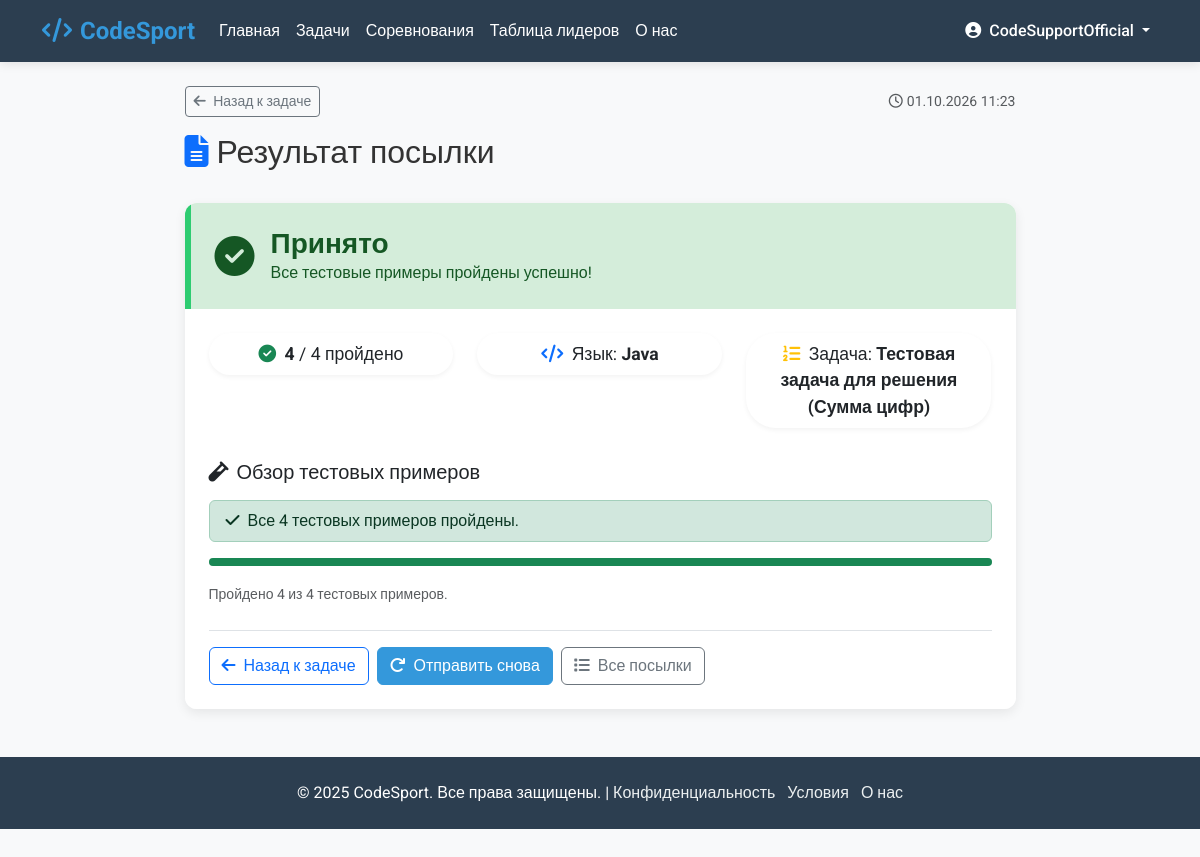
The page /submission/17/ (signed in) on the database its author committed.
### LearnApp/models.py (models this page shows, shortened)
class Submission(models.Model):
    VERDICT_CHOICES = [
        ('accepted', 'Accepted'),
        ('wrong_answer', 'Wrong Answer'),
        ('time_limit_exceeded', 'Time Limit Exceeded'),
        ('runtime_error', 'Runtime Error'),
        ('compilation_error', 'Compilation Error'),
    ]
    LANGUAGE_CHOICES = [
        ('python', 'Python'),
        ('cpp', 'C++'),
        ('java', 'Java'),
    ]
    problem = models.ForeignKey(Problem, on_delete=models.CASCADE)
    user = models.ForeignKey(User, on_delete=models.CASCADE)
    code = models.TextField()
    language = models.CharField(max_length=20, choices=LANGUAGE_CHOICES)
    verdict = models.CharField(max_length=20, choices=VERDICT_CHOICES, blank=True)
    submitted_at = models.DateTimeField(auto_now_add=True)
    execution_time = models.FloatField(null=True, blank=True)
    test_cases_passed = models.IntegerField(default=0)
    total_test_cases = models.IntegerField(default=0)
    class Meta:
        ordering = ['-submitted_at']

class Problem(models.Model):
    DIFFICULTY_CHOICES = [
        ('easy', 'Easy'),
        ('medium', 'Medium'),
        ('hard', 'Hard'),
    ]
    title = models.CharField(max_length=200)
    description = models.TextField()
    author = models.ForeignKey(User, on_delete=models.CASCADE)
    created_at = models.DateTimeField(auto_now_add=True)
    difficulty = models.CharField(max_length=10, choices=DIFFICULTY_CHOICES)
    time_limit = models.IntegerField(default=1, help_text="Time limit in seconds")
    memory_limit = models.IntegerField(default=256, help_text="Memory limit in MB")
    template_code = models.TextField(blank=True, help_text="Initial code template for users")

### LearnApp/views.py (the view)
# urls.py: path('submission/<int:submission_id>/', views.submission_result, name='submission_result'),
@login_required
def submission_result(request, submission_id):
    submission = get_object_or_404(Submission, id=submission_id, user=request.user)
    return render(request, 'main/submission_result.html', {'submission': submission})

### templates/main/submission_result.html (shortened to what this page needs)
<!DOCTYPE html>
<html lang="ru">
<head>
    <link href="https://cdn.jsdelivr.net/npm/bootstrap@5.3.0/dist/css/bootstrap.min.css" rel="stylesheet">
    <link rel="stylesheet" href="https://cdnjs.cloudflare.com/ajax/libs/font-awesome/6.4.0/css/all.min.css">
</head>
<body>
    <nav class="navbar navbar-expand-lg navbar-dark sticky-top">
        <div class="container">
            <a class="navbar-brand" href="{% url 'home' %}">
                <i class="fas fa-code me-2"></i>CodeSport
            </a>
            <div class="collapse navbar-collapse" id="navbarNav">
                <ul class="navbar-nav me-auto">
                    <li class="nav-item"><a class="nav-link" href="{% url 'home' %}">Главная</a></li>
                    <li class="nav-item"><a class="nav-link" href="{% url 'problems' %}">Задачи</a></li>
                    <li class="nav-item"><a class="nav-link" href="{% url 'contests' %}">Соревнования</a></li>
                    <li class="nav-item"><a class="nav-link" href="{% url 'leaderboard' %}">Таблица лидеров</a></li>
                    <li class="nav-item"><a class="nav-link" href="{% url 'about' %}">О нас</a></li>
                </ul>
                <ul class="navbar-nav">
                    {% if user.is_authenticated %}
                    <li class="nav-item dropdown">
                        <a class="nav-link dropdown-toggle" href="#" id="navbarDropdown" role="button" data-bs-toggle="dropdown">
                            <i class="fas fa-user-circle me-1"></i> {{ user.username }}
                        </a>
                    </li>
                    {% else %}
                    <li class="nav-item"><a class="nav-link" href="{% url 'login' %}">Вход</a></li>
                    <li class="nav-item"><a class="nav-link" href="{% url 'login' %}">Регистрация</a></li>
                    {% endif %}
                </ul>
            </div>
        </div>
    </nav>
    <div class="container mt-4">
        <div class="row justify-content-center">
            <div class="col-lg-9">
                <div class="d-flex justify-content-between align-items-center mb-3">
                    <a href="{% url 'problem_detail' submission.problem.id %}" class="btn btn-outline-secondary btn-sm">
                        <i class="fas fa-arrow-left me-1"></i> Назад к задаче
                    </a>
                    <span class="text-muted small">
                        <i class="far fa-clock me-1"></i>{{ submission.submitted_at|date:"d.m.Y H:i" }}
                    </span>
                </div>
                <h2 class="mb-3"><i class="fas fa-file-alt me-2 text-primary"></i>Результат посылки</h2>
                <div class="card result-card border-0">
                    {% if submission.verdict == 'accepted' %}
                        <div class="verdict-accepted d-flex align-items-center">
                            <i class="fas fa-check-circle verdict-icon"></i>
                            <div>
                                <h3 class="mb-0 fw-bold">Принято</h3>
                                <p class="mb-0">Все тестовые примеры пройдены успешно!</p>
                            </div>
                        </div>
                    {% endif %}
                    <div class="p-4 bg-white">
                        <div class="row text-center mb-4">
                            <div class="col-md-4 mb-2">
                                <span class="stat-badge d-block py-2">
                                    <i class="fas fa-check-circle text-success me-1"></i>
                                    <strong>{{ submission.test_cases_passed }}</strong> / {{ submission.total_test_cases }} пройдено
                                </span>
                            </div>
                            <div class="col-md-4 mb-2">
                                <span class="stat-badge d-block py-2">
                                    <i class="fas fa-code me-1 text-primary"></i>
                                    Язык: <strong>{{ submission.language|title }}</strong>
                                </span>
                            </div>
                            <div class="col-md-4 mb-2">
                                <span class="stat-badge d-block py-2">
                                    <i class="fas fa-list-ol me-1 text-warning"></i>
                                    Задача: <strong>{{ submission.problem.title }}</strong>
                                </span>
                            </div>
                        </div>
                        <div class="mt-4">
                            <h5 class="mb-3"><i class="fas fa-vial me-2"></i>Обзор тестовых примеров</h5>
                            {% if submission.verdict == 'accepted' %}
                                <div class="alert alert-success py-2">
                                    <i class="fas fa-check me-2"></i>Все {{ submission.total_test_cases }} тестовых примеров пройдены.
                                </div>
                            {% endif %}
                            <div class="progress mb-3" style="height: 8px;">
                                {% if submission.total_test_cases > 0 %}
                                    {% with pass_percent=submission.test_cases_passed|floatformat:0 %}
                                    <div class="progress-bar {% if submission.verdict == 'accepted' %}bg-success{% else %}bg-danger{% endif %}"
                                         role="progressbar"
                                         style="width: {% widthratio submission.test_cases_passed submission.total_test_cases 100 %}%;"
                                         aria-valuenow="{% widthratio submission.test_cases_passed submission.total_test_cases 100 %}"
                                         aria-valuemin="0" aria-valuemax="100">
                                    </div>
                                    {% endwith %}
                                {% endif %}
                            </div>
                            <small class="text-muted">
                                Пройдено {{ submission.test_cases_passed }} из {{ submission.total_test_cases }} тестовых примеров.
                            </small>
                        </div>
                        <div class="d-flex flex-wrap gap-2 mt-4 pt-3 border-top">
                            <a href="{% url 'problem_detail' submission.problem.id %}" class="btn btn-outline-primary">
                                <i class="fas fa-arrow-left me-1"></i> Назад к задаче
                            </a>
                            <a href="{% url 'submit_solution' submission.problem.id %}" class="btn btn-primary">
                                <i class="fas fa-redo me-1"></i> Отправить снова
                            </a>
                            <a href="{% url 'submissions' %}" class="btn btn-outline-secondary">
                                <i class="fas fa-list me-1"></i> Все посылки
                            </a>
                        </div>
                    </div>
                </div>
            </div>
        </div>
    </div>
    <footer class="footer mt-5">
        <div class="container text-center">
            <p class="mb-0">&copy; 2025 CodeSport. Все права защищены. |
                <a href="#" class="me-2">Конфиденциальность</a>
                <a href="#" class="me-2">Условия</a>
                <a href="{% url 'about' %}">О нас</a>
            </p>
        </div>
    </footer>
</body>
</html>

### templates/main/submission_result.html (style rules this page uses)
:root { --primary: #3498db; --secondary: #2c3e50; --accent: #e74c3c; --light: #ecf0f1; --dark: #2c3e50; --success: #2ecc71; --warning: #f39c12; }
body { font-family: 'Roboto', sans-serif; background-color: #f8f9fa; color: #333; padding-bottom: 3rem; }
.navbar { background-color: var(--secondary); box-shadow: 0 2px 10px rgba(0, 0, 0, 0.1); }
.navbar-brand { font-weight: 700; color: var(--primary) !important; font-size: 1.5rem; }
.nav-link { color: white !important; font-weight: 500; transition: color 0.3s; }
.btn-primary { background-color: var(--primary); border-color: var(--primary); }
.result-card { border-radius: 12px; box-shadow: 0 4px 12px rgba(0,0,0,0.08); margin-top: 2rem; overflow: hidden; }
.verdict-accepted { background-color: #d4edda; color: #155724; border-left: 6px solid var(--success); padding: 1.5rem; border-radius: 0; }
.verdict-icon { font-size: 2.5rem; margin-right: 1rem; }
.stat-badge { font-size: 1.1rem; padding: 0.5rem 1rem; border-radius: 30px; background: white; box-shadow: 0 2px 5px rgba(0,0,0,0.05); }
.footer { background-color: var(--secondary); color: white; padding: 1.5rem 0; margin-top: 3rem; }
.footer a { color: var(--light); text-decoration: none; }

### rows shown on the page
Submission: submitted_at "01.10.2026 11:23", test_cases_passed "4", total_test_cases "4", language "Java", problem "Тестовая задача для решения (Сумма цифр)"

### other values the page prints
{{ user.username }} "CodeSupportOfficial"
